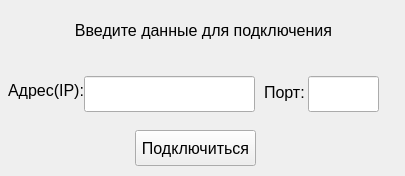
<?xml version="1.0" encoding="UTF-8"?>
<ui version="4.0">
 <class>MainWindow</class>
 <widget class="QMainWindow" name="MainWindow">
  <property name="geometry">
   <rect>
    <x>0</x>
    <y>0</y>
    <width>405</width>
    <height>176</height>
   </rect>
  </property>
  <property name="font">
   <font>
    <pointsize>12</pointsize>
   </font>
  </property>
  <property name="windowTitle">
   <string>Подключение к серверу</string>
  </property>
  <widget class="QWidget" name="centralwidget">
   <widget class="QLineEdit" name="lineEdit_ip">
    <property name="geometry">
     <rect>
      <x>84</x>
      <y>76</y>
      <width>171</width>
      <height>36</height>
     </rect>
    </property>
   </widget>
   <widget class="QLineEdit" name="lineEdit_port">
    <property name="geometry">
     <rect>
      <x>308</x>
      <y>76</y>
      <width>71</width>
      <height>36</height>
     </rect>
    </property>
   </widget>
   <widget class="QLabel" name="label_ip">
    <property name="geometry">
     <rect>
      <x>8</x>
      <y>81</y>
      <width>81</width>
      <height>19</height>
     </rect>
    </property>
    <property name="font">
     <font>
      <pointsize>12</pointsize>
     </font>
    </property>
    <property name="text">
     <string>Адрес(IP):</string>
    </property>
   </widget>
   <widget class="QLabel" name="label_port">
    <property name="geometry">
     <rect>
      <x>264</x>
      <y>83</y>
      <width>66</width>
      <height>19</height>
     </rect>
    </property>
    <property name="text">
     <string>Порт:</string>
    </property>
   </widget>
   <widget class="QLabel" name="label_inf">
    <property name="geometry">
     <rect>
      <x>73</x>
      <y>20</y>
      <width>261</width>
      <height>20</height>
     </rect>
    </property>
    <property name="text">
     <string>Введите данные для подключения</string>
    </property>
    <property name="alignment">
     <set>Qt::AlignCenter</set>
    </property>
   </widget>
   <widget class="QPushButton" name="pushButton_connect">
    <property name="geometry">
     <rect>
      <x>135</x>
      <y>130</y>
      <width>121</width>
      <height>36</height>
     </rect>
    </property>
    <property name="text">
     <string>Подключиться</string>
    </property>
   </widget>
  </widget>
 </widget>
 <resources/>
 <connections/>
</ui>
